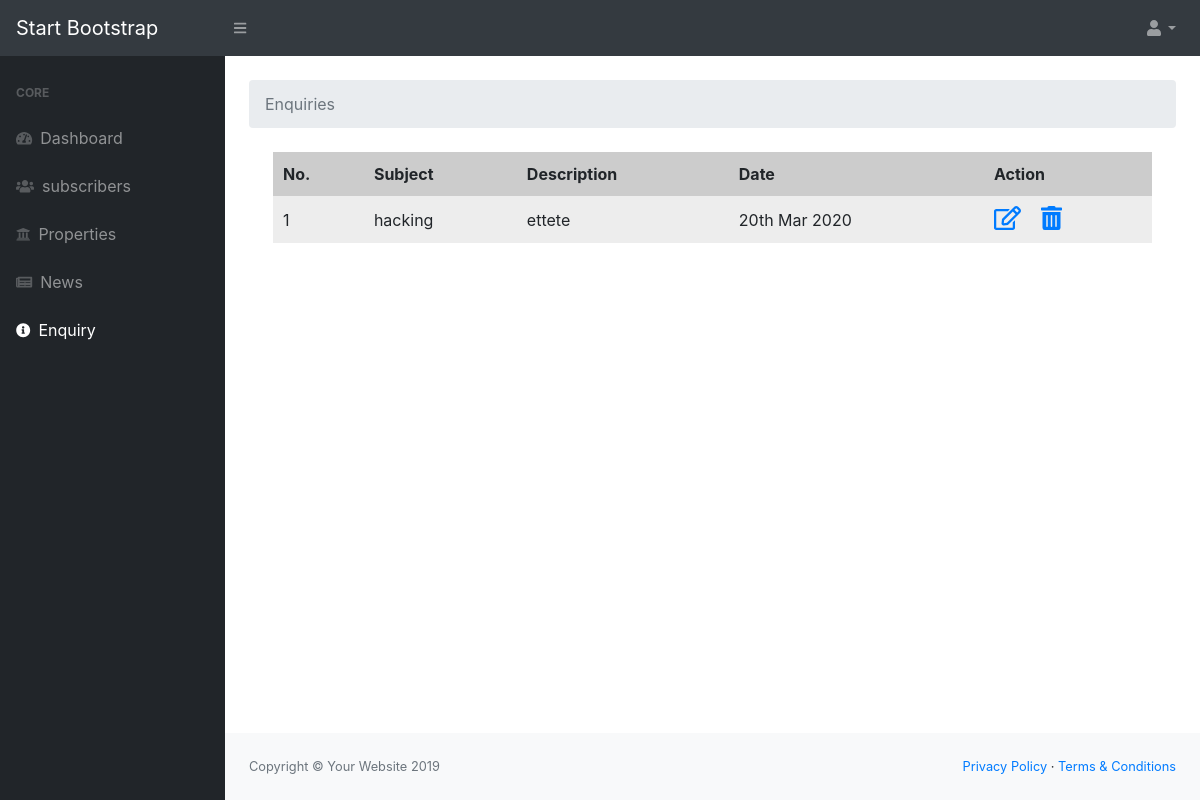
Page /admin/queries.php on the committed database.
### tables this page shows
CREATE TABLE `queries` (
  `id` int(11) NOT NULL,
  `email` varchar(254) NOT NULL,
  `subject` text NOT NULL,
  `body` text NOT NULL
);

### admin/queries.php (the view, shortened to what this page needs)
<?php
include('connect.php');
$queries = mysqli_query($dbconnect,"select * from queries" );
?>
<!DOCTYPE html>
<html lang="en">
    <head>
        <link href="css/styles.css" rel="stylesheet" />
        <link href="https://cdn.datatables.net/1.10.20/css/dataTables.bootstrap4.min.css" rel="stylesheet" />
    </head>
    <body class="sb-nav-fixed">
        <nav class="sb-topnav navbar navbar-expand navbar-dark bg-dark">
            <a class="navbar-brand" href="index.php">Start Bootstrap</a><button class="btn btn-link btn-sm order-1 order-lg-0" id="sidebarToggle" href="#"><i class="fas fa-bars"></i></button
            >
            <ul class="navbar-nav ml-auto ml-md-12">
                <li class="nav-item dropdown">
                    <a class="nav-link dropdown-toggle" id="userDropdown" href="#" role="button" data-toggle="dropdown" aria-haspopup="true" aria-expanded="false"><i class="fas fa-user fa-fw"></i></a>
                </li>
            </ul>
        </nav>
        <div id="layoutSidenav">
            <div id="layoutSidenav_nav">
                <nav class="sb-sidenav accordion sb-sidenav-dark" id="sidenavAccordion">
                    <div class="sb-sidenav-menu">
                        <div class="nav">
                            <div class="sb-sidenav-menu-heading">Core</div>
                            <a class="nav-link" href="dashboard.php"
                                ><div class="sb-nav-link-icon"><i class="fas fa-tachometer-alt"></i></div>
                                Dashboard</a>
                            <a class="nav-link" href="subscribers.php"
                                ><div class="sb-nav-link-icon"><i class="fas fa-users"></i></div>
                                subscribers
                            </a>
                            <a class="nav-link" href="properties.php"
                                ><div class="sb-nav-link-icon"><i class="fas fa-university"></i></div>
                                Properties
                            </a>
                            <a class="nav-link" href="news.php"
                                ><div class="sb-nav-link-icon"><i class="fas fa-newspaper"></i></i></div>
                                News
                            </a>
                            <a class="nav-link" href="queries.php"
                                ><div class="sb-nav-link-icon"><i class="fas fa-info-circle"></i></i></div>
                                Enquiry
                            </a>
                </nav>
            </div>
            <div id="layoutSidenav_content">
                <main>
                    <div class="container-fluid">
                    <br>
                        <ol class="breadcrumb mb-4">
                            <li class="breadcrumb-item active">Enquiries</li>
                        </ol>
                    <div class="container-fluid">
                        <table class="dataTable">
                            <thead>
                                <tr>
                                    <th>No.</th>
                                    <th>Subject</th>
                                    <th>Description</th>
                                    <th>Date</th>
                                    <th>Action</th>
                                </tr>
                            </thead>
                            <tbody>
                            <?php while ($query=mysqli_fetch_assoc($queries)) { ?>
                                <tr>
                                    <td><?php echo $query['id'] ?></td>
                                    <td><?php echo $query['subject'] ?></td>
                                    <td><?php echo substr($query['body'],0,200); ?></td>
                                    <td><?php echo date("dS M Y  "); ?></td>
                                    <td>
                                        <a href="#"><i class="far fa-edit" style="font-size:24px;margin-right:15px;"></i>
                                        <a href="#"><i class="fas fa-trash-alt"  style="font-size:24px;"></i>
                                    </td>
                                </tr>
                            <?php } ?>
                            </tbody>
                        </table>
                    </div>
                    </div>
                </main>
                <footer class="py-4 bg-light mt-auto">
                    <div class="container-fluid">
                        <div class="d-flex align-items-center justify-content-between small">
                            <div class="text-muted">Copyright &copy; Your Website 2019</div>
                            <div>
                                <a href="#">Privacy Policy</a>
                                &middot;
                                <a href="#">Terms &amp; Conditions</a>
                            </div>
                        </div>
                    </div>
                </footer>
            </div>
        </div>
    </body>
</html>

### admin/queries.php (style rules this page uses)
.dataTable { display: block; width: 100%; margin: 1em 0; }
.dataTable thead, .dataTable tbody, .dataTable thead tr, .dataTable th { display: block; }
.dataTable thead { float: left; }
.dataTable tbody { width: auto; position: relative; overflow-x: auto; }
.dataTable td, .dataTable th { padding: .625em; line-height: 1.5em; border-bottom: none; box-sizing: border-box; overflow-x: hidden; overflow-y: auto; }
.dataTable th { text-align: left; background: rgba(0, 0, 0, 0.14); border-bottom: none; }
.dataTable tbody tr { display: table-cell; }
.dataTable tbody td { display: block; }
.dataTable tr:nth-child(odd) { background: rgba(0, 0, 0, 0.07); }
@media screen and (min-width: 50em) { .dataTable { display: table; } }
@media screen and (min-width: 50em) { .dataTable thead { display: table-header-group; float: none; } }
@media screen and (min-width: 50em) { .dataTable tbody { display: table-row-group; } }
@media screen and (min-width: 50em) { .dataTable thead tr, .dataTable tbody tr { display: table-row; } }
@media screen and (min-width: 50em) { .dataTable th, .dataTable tbody td { display: table-cell; } }
@media screen and (min-width: 50em) { .dataTable td, .dataTable th { width: auto; } }
a:link, a:visited { text-decoration: none; }

### rows in the picture
queries: id "1", subject "hacking", body "ettete"
